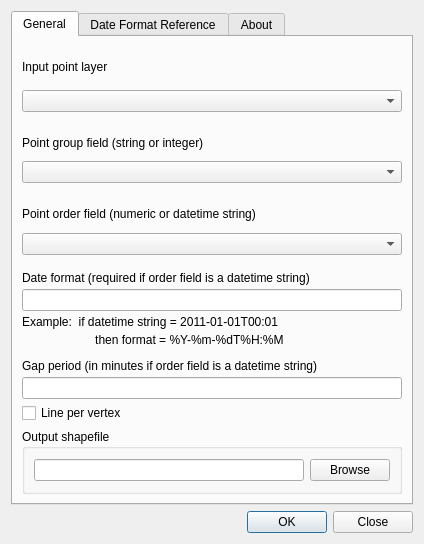
<?xml version="1.0" encoding="UTF-8"?>
<ui version="4.0">
 <class>PointsToPaths</class>
 <widget class="QDialog" name="PointsToPaths">
  <property name="geometry">
   <rect>
    <x>0</x>
    <y>0</y>
    <width>424</width>
    <height>544</height>
   </rect>
  </property>
  <property name="windowTitle">
   <string>PointsToPaths</string>
  </property>
  <layout class="QVBoxLayout" name="verticalLayout_6">
   <item>
    <widget class="QTabWidget" name="tabWidget">
     <property name="currentIndex">
      <number>0</number>
     </property>
     <widget class="QWidget" name="tab1">
      <attribute name="title">
       <string>General</string>
      </attribute>
      <layout class="QVBoxLayout" name="verticalLayout_5">
       <item>
        <layout class="QVBoxLayout" name="verticalLayout_3">
         <property name="spacing">
          <number>2</number>
         </property>
         <item>
          <widget class="QLabel" name="label_3">
           <property name="text">
            <string>Input point layer</string>
           </property>
          </widget>
         </item>
         <item>
          <widget class="QComboBox" name="inShape"/>
         </item>
        </layout>
       </item>
       <item>
        <layout class="QVBoxLayout" name="verticalLayout_4">
         <property name="spacing">
          <number>4</number>
         </property>
         <property name="topMargin">
          <number>10</number>
         </property>
         <item>
          <widget class="QLabel" name="label_4">
           <property name="enabled">
            <bool>true</bool>
           </property>
           <property name="text">
            <string>Point group field (string or integer)</string>
           </property>
          </widget>
         </item>
         <item>
          <widget class="QComboBox" name="attrField"/>
         </item>
        </layout>
       </item>
       <item>
        <layout class="QVBoxLayout" name="verticalLayout_2">
         <property name="spacing">
          <number>4</number>
         </property>
         <property name="topMargin">
          <number>10</number>
         </property>
         <item>
          <widget class="QLabel" name="label_5">
           <property name="toolTip">
            <string/>
           </property>
           <property name="text">
            <string>Point order field (numeric or datetime string)</string>
           </property>
          </widget>
         </item>
         <item>
          <widget class="QComboBox" name="orderField">
           <property name="toolTip">
            <string>date string or integer</string>
           </property>
          </widget>
         </item>
        </layout>
       </item>
       <item>
        <layout class="QVBoxLayout" name="verticalLayout">
         <property name="spacing">
          <number>4</number>
         </property>
         <property name="topMargin">
          <number>10</number>
         </property>
         <item>
          <widget class="QLabel" name="label_6">
           <property name="text">
            <string>Date format (required if order field is a datetime string)</string>
           </property>
          </widget>
         </item>
         <item>
          <widget class="QLineEdit" name="dateFormat">
           <property name="enabled">
            <bool>true</bool>
           </property>
          </widget>
         </item>
         <item>
          <widget class="QLabel" name="label">
           <property name="text">
            <string>Example:  if datetime string = 2011-01-01T00:01</string>
           </property>
          </widget>
         </item>
         <item>
          <widget class="QLabel" name="label_2">
           <property name="text">
            <string>                      then format = %Y-%m-%dT%H:%M</string>
           </property>
          </widget>
         </item>
        </layout>
       </item>
       <item>
        <layout class="QVBoxLayout" name="verticalLayout_7">
         <property name="spacing">
          <number>4</number>
         </property>
         <property name="topMargin">
          <number>6</number>
         </property>
         <item>
          <widget class="QLabel" name="label_9">
           <property name="text">
            <string>Gap period (in minutes if order field is a datetime string)</string>
           </property>
          </widget>
         </item>
         <item>
          <widget class="QLineEdit" name="gapPeriod">
           <property name="toolTip">
            <string>&lt;html&gt;&lt;head/&gt;&lt;body&gt;&lt;p&gt;Minimum difference between consecutive order values in a path.  If the difference between two order field values in a path exceeds this value, the path will end at the point with the low value and a new path will start at the point with the high value.  Intended to help represent gaps in tracking data. &lt;/p&gt;&lt;/body&gt;&lt;/html&gt;</string>
           </property>
           <property name="inputMethodHints">
            <set>Qt::ImhNone</set>
           </property>
          </widget>
         </item>
         <item>
          <widget class="QCheckBox" name="linePerVertex">
           <property name="toolTip">
            <string>&lt;html&gt;&lt;head/&gt;&lt;body&gt;&lt;p&gt;Creates a line for each combination of vertices along a path rather than a line for each path. &lt;/p&gt;&lt;/body&gt;&lt;/html&gt;</string>
           </property>
           <property name="text">
            <string>Line per vertex</string>
           </property>
          </widget>
         </item>
        </layout>
       </item>
       <item>
        <widget class="QGroupBox" name="horizontalGroupBox">
         <property name="title">
          <string>Output shapefile</string>
         </property>
         <layout class="QHBoxLayout" name="horizontalLayout">
          <item>
           <widget class="QLineEdit" name="outShape"/>
          </item>
          <item>
           <widget class="QPushButton" name="btnBrowse">
            <property name="text">
             <string>Browse</string>
            </property>
           </widget>
          </item>
         </layout>
        </widget>
       </item>
      </layout>
     </widget>
     <widget class="QWidget" name="tab_2">
      <attribute name="title">
       <string>Date Format Reference</string>
      </attribute>
      <widget class="QTextBrowser" name="textBrowser">
       <property name="geometry">
        <rect>
         <x>10</x>
         <y>20</y>
         <width>381</width>
         <height>251</height>
        </rect>
       </property>
       <property name="html">
        <string>&lt;!DOCTYPE HTML PUBLIC &quot;-//W3C//DTD HTML 4.0//EN&quot; &quot;http://www.w3.org/TR/REC-html40/strict.dtd&quot;&gt;
&lt;html&gt;&lt;head&gt;&lt;meta name=&quot;qrichtext&quot; content=&quot;1&quot; /&gt;&lt;style type=&quot;text/css&quot;&gt;
p, li { white-space: pre-wrap; }
&lt;/style&gt;&lt;/head&gt;&lt;body style=&quot; font-family:'Ubuntu'; font-size:11pt; font-weight:400; font-style:normal;&quot;&gt;
&lt;p style=&quot; margin-top:0px; margin-bottom:0px; margin-left:0px; margin-right:0px; -qt-block-indent:0; text-indent:0px;&quot;&gt;&lt;span style=&quot; font-size:10pt;&quot;&gt;%d      Day of the month as a decimal number&lt;/span&gt;&lt;/p&gt;
&lt;p style=&quot; margin-top:0px; margin-bottom:0px; margin-left:0px; margin-right:0px; -qt-block-indent:0; text-indent:0px;&quot;&gt;&lt;span style=&quot; font-size:10pt;&quot;&gt;%f       Microsecond as a decimal number&lt;/span&gt;&lt;/p&gt;
&lt;p style=&quot; margin-top:0px; margin-bottom:0px; margin-left:0px; margin-right:0px; -qt-block-indent:0; text-indent:0px;&quot;&gt;&lt;span style=&quot; font-size:10pt;&quot;&gt;%H      Hour (24-hour clock) as a decimal number&lt;/span&gt;&lt;/p&gt;
&lt;p style=&quot; margin-top:0px; margin-bottom:0px; margin-left:0px; margin-right:0px; -qt-block-indent:0; text-indent:0px;&quot;&gt;&lt;span style=&quot; font-size:10pt;&quot;&gt;%I        Hour (12-hour clock) as a decimal number&lt;/span&gt;&lt;/p&gt;
&lt;p style=&quot; margin-top:0px; margin-bottom:0px; margin-left:0px; margin-right:0px; -qt-block-indent:0; text-indent:0px;&quot;&gt;&lt;span style=&quot; font-size:10pt;&quot;&gt;%j        Day of the year as a decimal number&lt;/span&gt;&lt;/p&gt;
&lt;p style=&quot; margin-top:0px; margin-bottom:0px; margin-left:0px; margin-right:0px; -qt-block-indent:0; text-indent:0px;&quot;&gt;&lt;span style=&quot; font-size:10pt;&quot;&gt;%m     Month as a decimal number&lt;/span&gt;&lt;/p&gt;
&lt;p style=&quot; margin-top:0px; margin-bottom:0px; margin-left:0px; margin-right:0px; -qt-block-indent:0; text-indent:0px;&quot;&gt;&lt;span style=&quot; font-size:10pt;&quot;&gt;%M     Minute as a decimal number&lt;/span&gt;&lt;/p&gt;
&lt;p style=&quot; margin-top:0px; margin-bottom:0px; margin-left:0px; margin-right:0px; -qt-block-indent:0; text-indent:0px;&quot;&gt;&lt;span style=&quot; font-size:10pt;&quot;&gt;%p      Locale’s equivalent of either AM or PM&lt;/span&gt;&lt;/p&gt;
&lt;p style=&quot; margin-top:0px; margin-bottom:0px; margin-left:0px; margin-right:0px; -qt-block-indent:0; text-indent:0px;&quot;&gt;&lt;span style=&quot; font-size:10pt;&quot;&gt;%S      Second as a decimal number&lt;/span&gt;&lt;/p&gt;
&lt;p style=&quot; margin-top:0px; margin-bottom:0px; margin-left:0px; margin-right:0px; -qt-block-indent:0; text-indent:0px;&quot;&gt;&lt;span style=&quot; font-size:10pt;&quot;&gt;%y      Year without century as a decimal number&lt;/span&gt;&lt;/p&gt;
&lt;p style=&quot; margin-top:0px; margin-bottom:0px; margin-left:0px; margin-right:0px; -qt-block-indent:0; text-indent:0px;&quot;&gt;&lt;span style=&quot; font-size:10pt;&quot;&gt;%Y      Year with century as a decimal number&lt;/span&gt;&lt;/p&gt;
&lt;p style=&quot; margin-top:0px; margin-bottom:0px; margin-left:0px; margin-right:0px; -qt-block-indent:0; text-indent:0px;&quot;&gt;&lt;span style=&quot; font-size:10pt;&quot;&gt;%z      UTC offset in the form +HHMM or -HHMM	&lt;/span&gt;&lt;/p&gt;&lt;/body&gt;&lt;/html&gt;</string>
       </property>
      </widget>
      <widget class="QLabel" name="label_7">
       <property name="geometry">
        <rect>
         <x>10</x>
         <y>290</y>
         <width>361</width>
         <height>91</height>
        </rect>
       </property>
       <property name="text">
        <string>This information was acquired from the Python Software Foundation, v3.9 Documentation. For more details about Python date formatting, visit:

http://docs.python.org/library/datetime.html</string>
       </property>
       <property name="wordWrap">
        <bool>true</bool>
       </property>
      </widget>
     </widget>
     <widget class="QWidget" name="tab">
      <attribute name="title">
       <string>About</string>
      </attribute>
      <widget class="QLabel" name="label_8">
       <property name="geometry">
        <rect>
         <x>10</x>
         <y>10</y>
         <width>351</width>
         <height>461</height>
        </rect>
       </property>
       <property name="font">
        <font>
         <pointsize>11</pointsize>
        </font>
       </property>
       <property name="text">
        <string>PointsToPaths is intended to help in processing data collected from animal tracking devices (though it may be useful for many other applications). This tool takes a string or integer field to group points by common values within that field.  The points in each group translate to the verticies of a line, and the order of the verticies is determined by a numeric field or a string field representing a date.

Each group of verticies can be divided into multiple lines by specifying a gap period. The gap period will end a line if the difference in the order value between two consecutive points exceeds the gap value. If the order field is a datetime, then the gap units are in minutes.

This plugin is based largely on the Points2One plugin written by Pavol Kapusta and Goyo Diaz as well as ftools written by Carson Farmer.

If you find this plugin helpful or have ideas about
how it might be improved, please let me know.

Cyrus:  cyrusnhiatt@gmail.com</string>
       </property>
       <property name="wordWrap">
        <bool>true</bool>
       </property>
      </widget>
     </widget>
    </widget>
   </item>
   <item>
    <widget class="QDialogButtonBox" name="buttonBox">
     <property name="orientation">
      <enum>Qt::Horizontal</enum>
     </property>
     <property name="standardButtons">
      <set>QDialogButtonBox::Close|QDialogButtonBox::Ok</set>
     </property>
    </widget>
   </item>
  </layout>
 </widget>
 <tabstops>
  <tabstop>outShape</tabstop>
  <tabstop>btnBrowse</tabstop>
  <tabstop>buttonBox</tabstop>
 </tabstops>
 <resources/>
 <connections>
  <connection>
   <sender>buttonBox</sender>
   <signal>accepted()</signal>
   <receiver>PointsToPaths</receiver>
   <slot>accept()</slot>
   <hints>
    <hint type="sourcelabel">
     <x>257</x>
     <y>440</y>
    </hint>
    <hint type="destinationlabel">
     <x>157</x>
     <y>274</y>
    </hint>
   </hints>
  </connection>
  <connection>
   <sender>buttonBox</sender>
   <signal>rejected()</signal>
   <receiver>PointsToPaths</receiver>
   <slot>reject()</slot>
   <hints>
    <hint type="sourcelabel">
     <x>325</x>
     <y>440</y>
    </hint>
    <hint type="destinationlabel">
     <x>286</x>
     <y>274</y>
    </hint>
   </hints>
  </connection>
 </connections>
</ui>
